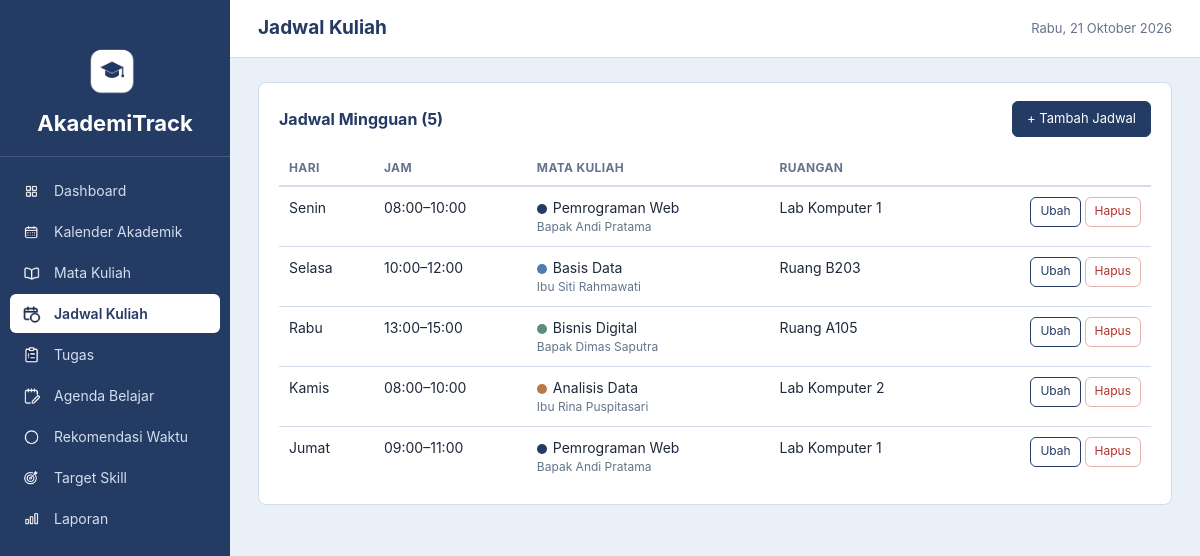
The page /jadwal.php on the database its author committed.
### tables this page shows
CREATE TABLE `jadwal_kuliah` (
  `id` int NOT NULL,
  `mata_kuliah_id` int NOT NULL,
  `hari` tinyint NOT NULL COMMENT '1=Senin, 7=Minggu',
  `jam_mulai` time NOT NULL,
  `jam_selesai` time NOT NULL,
  `ruangan` varchar(100) DEFAULT NULL,
  `created_at` timestamp NULL DEFAULT CURRENT_TIMESTAMP
);

CREATE TABLE `mata_kuliah` (
  `id` int NOT NULL,
  `nama_mata_kuliah` varchar(100) NOT NULL,
  `dosen` varchar(100) DEFAULT NULL,
  `warna` varchar(20) DEFAULT '#79502E',
  `created_at` timestamp NULL DEFAULT CURRENT_TIMESTAMP
);

### includes/functions.php (called while the page is built, shortened)
<?php
function e($teks)
{
    return htmlspecialchars((string)$teks, ENT_QUOTES, 'UTF-8');
}
function db_query($conn, $sql, $types = '', $params = [])
{
    $stmt = mysqli_prepare($conn, $sql);
    if (!mysqli_stmt_execute($stmt)) {
        $err = mysqli_stmt_error($stmt);
        mysqli_stmt_close($stmt);
        die('Query gagal dijalankan: ' . e($err));
    }
    return $stmt;
}
function db_all($conn, $sql, $types = '', $params = [])
{
    $stmt = db_query($conn, $sql, $types, $params);
    $res = mysqli_stmt_get_result($stmt);
    $rows = $res ? mysqli_fetch_all($res, MYSQLI_ASSOC) : [];
    return $rows;
}
function jam($waktu)
{
    return $waktu === null ? '' : substr((string)$waktu, 0, 5);
}

### jadwal.php (the view, shortened to what this page needs)
<?php
require_once __DIR__ . '/includes/init.php';
$daftarMk = db_all($conn, "SELECT id, nama_mata_kuliah FROM mata_kuliah ORDER BY nama_mata_kuliah");
$daftar = db_all($conn, "SELECT j.*, m.nama_mata_kuliah, m.warna, m.dosen
    FROM jadwal_kuliah j JOIN mata_kuliah m ON m.id = j.mata_kuliah_id
    ORDER BY j.hari, j.jam_mulai");
include __DIR__ . '/includes/header.php';
?>
<div class="card">
    <div class="card-header">
        <h2>Jadwal Mingguan (<?= count($daftar) ?>)</h2>
        <?php if ($daftarMk): ?><div class="aksi"><a href="jadwal.php?tambah=1" class="btn">+ Tambah Jadwal</a></div><?php endif; ?>
    </div>
    <?php if (!$daftar): ?>
        <div class="kosong">Belum ada jadwal kuliah.</div>
    <?php else: ?>
    <div class="tabel-wrap">
    <table class="data">
        <thead><tr><th>Hari</th><th>Jam</th><th>Mata Kuliah</th><th>Ruangan</th><th></th></tr></thead>
        <tbody>
        <?php foreach ($daftar as $j): ?>
            <tr>
                <td><?= e(NAMA_HARI[(int)$j['hari']]) ?></td>
                <td><?= e(jam($j['jam_mulai'])) ?>–<?= e(jam($j['jam_selesai'])) ?></td>
                <td><span class="dot" style="background:<?= e($j['warna']) ?>"></span><?= e($j['nama_mata_kuliah']) ?>
                    <?php if ($j['dosen']): ?><div class="muted kecil"><?= e($j['dosen']) ?></div><?php endif; ?></td>
                <td><?= e($j['ruangan'] ?: '-') ?></td>
                <td class="aksi">
                    <a class="btn btn-sekunder btn-kecil" href="jadwal.php?edit=<?= (int)$j['id'] ?>">Ubah</a>
                    <form method="post" action="jadwal.php" class="inline" data-confirm="Hapus jadwal kuliah ini?">
                        <button type="submit" class="btn btn-bahaya btn-kecil">Hapus</button>
                    </form>
                </td>
            </tr>
        <?php endforeach; ?>
        </tbody>
    </table>
    </div>
    <?php endif; ?>
</div>
<?php include __DIR__ . '/includes/footer.php'; ?>

### assets/css/style.css (style rules this page uses)
:root { --navy: #243B64; --navy-gelap: #1B2E4F; --putih: #FFFFFF; --latar: #EAF0F8; --abu: #64748B; --teks: #1E293B; --garis: #D3DCEA; --ok: #2F7D5B; --ok-bg: #E3F3EB; --warn: #9A6A12; --warn-bg: #FBF0D9; --danger: #B4332A; --danger-bg: #FBE6E4; --info-bg: #DCE6F5; --radius: 8px; }
* { box-sizing: border-box; }
html, body { margin: 0; padding: 0; }
body { font-family: -apple-system, BlinkMacSystemFont, "Segoe UI", Roboto, Helvetica, Arial, sans-serif; font-size: 14px; line-height: 1.5; color: var(--teks); background: var(--latar); }
a { color: var(--navy); }
h1, h2, h3 { margin: 0; color: var(--navy); }
h2 { font-size: 16px; }
.card { background: var(--putih); border: 1px solid var(--garis); border-radius: var(--radius); padding: 18px 20px; margin-bottom: 20px; }
.card-header { display: flex; align-items: center; justify-content: space-between; gap: 10px; margin-bottom: 14px; flex-wrap: wrap; }
.card-header .aksi { display: flex; gap: 8px; flex-wrap: wrap; }
.muted { color: var(--abu); }
.kecil { font-size: 12px; }
.btn { display: inline-block; padding: 7px 14px; border-radius: 6px; border: 1px solid var(--navy); background: var(--navy); color: var(--putih); font-size: 13px; cursor: pointer; text-decoration: none; font-family: inherit; }
.btn-sekunder { background: var(--putih); color: var(--navy); }
.btn-bahaya { background: var(--putih); color: var(--danger); border-color: #E4B4B0; }
.btn-kecil { padding: 3px 9px; font-size: 12px; }
form.inline { display: inline; margin: 0; }
.tabel-wrap { overflow-x: auto; }
table.data { width: 100%; border-collapse: collapse; }
table.data th { text-align: left; font-size: 12px; text-transform: uppercase; letter-spacing: .03em; color: var(--abu); padding: 8px 10px; border-bottom: 2px solid var(--garis); white-space: nowrap; }
table.data td { padding: 10px; border-bottom: 1px solid var(--garis); vertical-align: top; }
table.data tr:last-child td { border-bottom: 0; }
td.aksi { white-space: nowrap; text-align: right; }
.dot { display: inline-block; width: 10px; height: 10px; border-radius: 50%; margin-right: 6px; vertical-align: middle; }
.btn { display: inline-flex; align-items: center; justify-content: center; min-height: 36px; box-sizing: border-box; padding: 0 14px; border: 1px solid var(--navy); border-radius: 6px; background: var(--navy); color: var(--putih); font-family: inherit; font-size: 13px; line-height: 1.2; cursor: pointer; text-decoration: none; }
.btn-kecil { min-height: 30px; padding: 0 9px; font-size: 12px; }

### rows shown on the page
jadwal_kuliah: hari "Senin", jam_mulai "08:00", jam_selesai "10:00", mata_kuliah.nama_mata_kuliah "Pemrograman Web", mata_kuliah.dosen "Bapak Andi Pratama", ruangan "Lab Komputer 1"
jadwal_kuliah: hari "Selasa", jam_mulai "10:00", jam_selesai "12:00", mata_kuliah.nama_mata_kuliah "Basis Data", mata_kuliah.dosen "Ibu Siti Rahmawati", ruangan "Ruang B203"
jadwal_kuliah: hari "Rabu", jam_mulai "13:00", jam_selesai "15:00", mata_kuliah.nama_mata_kuliah "Bisnis Digital", mata_kuliah.dosen "Bapak Dimas Saputra", ruangan "Ruang A105"
jadwal_kuliah: hari "Kamis", jam_mulai "08:00", jam_selesai "10:00", mata_kuliah.nama_mata_kuliah "Analisis Data", mata_kuliah.dosen "Ibu Rina Puspitasari", ruangan "Lab Komputer 2"
jadwal_kuliah: hari "Jumat", jam_mulai "09:00", jam_selesai "11:00", mata_kuliah.nama_mata_kuliah "Pemrograman Web", mata_kuliah.dosen "Bapak Andi Pratama", ruangan "Lab Komputer 1"

### other values the page prints
$m[1] "Dashboard"
$m[1] "Kalender Akademik"
$m[1] "Mata Kuliah"
$m[1] "Jadwal Kuliah"
$m[1] "Tugas"
$m[1] "Agenda Belajar"
$m[1] "Rekomendasi Waktu"
$m[1] "Target Skill"
$m[1] "Laporan"
$judul_halaman "Jadwal Kuliah"
count($daftar) "5"
